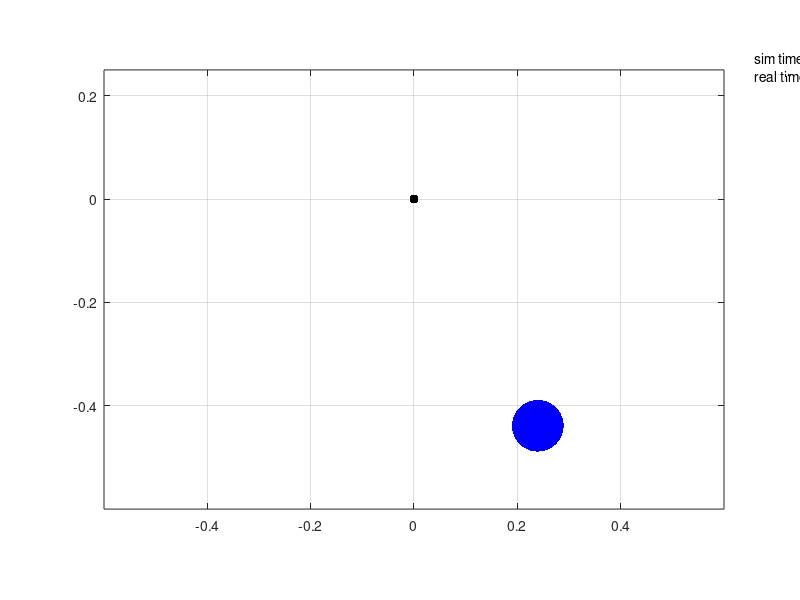

The MATLAB source for this figure: (Note: this script raises an error after producing the figure.)


%This script is an example of how to make an animation syncronized on time
%The exemple considers a demonstrative pendulum example

clear all
close all


SPEED = 1; % speed factor of the animation (sim_time/real_time)


dt = 0.001; %step time
T = 10; %duration of simulation

L = 0.5; %length of the pendulun
g = 9.81; %gravity

a = 0.5; %amplitude (rad)
w = sqrt(g/L); %frequency (rad/s)

t = 0:dt:T; %vector of time

theta = a*cos(w*t)+3*pi/2; %angular position of the pendulum

%Animation initialization
figure(1)
p = L*[cos(theta(1)); sin(theta(1))];
d = L/10;
ball = d*[cos(0:pi/20:2*pi); sin(0:pi/20:2*pi)];
plot(0,0,'k.','MarkerSize',20)
hold on
h1 = fill(p(1)+ball(1,:),p(2)+ball(2,:),'b','LineStyle','none'); %plot the pendulum mass
h2 = fill([0 p(1)],[0 p(2)],'k','LineWidth',2); %Plot the pendulum rope
hold off
axis equal
ws = [-L-2*d, L+2*d, -L-2*d, L/2];
axis(ws)
grid on
h3 = text(ws(2)+(ws(2)-ws(1))/20,ws(4),sprintf('sim time:  %.2f\nreal time:  %.2f\n',0,0)); %show time
set(1,'Position',[397 201 872 420])

%Animation loop
tic
k = find(t>=SPEED*toc,1);
while(k<=length(t))
    
    %Compute the position of the pendulum at time t(k)
    p = L*[cos(theta(k)); sin(theta(k))];
    
    set(h1,'XData',p(1)+ball(1,:),'YData',p(2)+ball(2,:))
    set(h2,'XData',[0 p(1)],'YData',[0 p(2)])
    h3.String = sprintf('sim time:  %.2f\nreal time:  %.2f\n',t(k),toc);
    
    %Find the next k such that the SPEED factor is respected
    k = find(t>=SPEED*toc,1);
    drawnow
end

    




